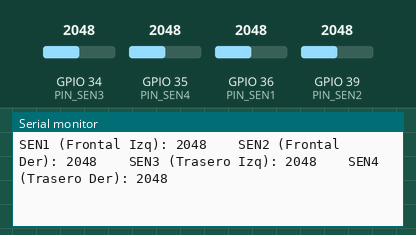
Recording of a sketch running on a simulated ESP32. Shown: the last lines printed to the serial monitor. The test bench sets the inputs (shaded band); at power-on: GPIO 39 (PIN_SEN2) = 2048, GPIO 34 (PIN_SEN3) = 2048, GPIO 35 (PIN_SEN4) = 2048, GPIO 36 (PIN_SEN1) = 2048.

Above: at 6.2 s.
6.3 s: GPIO 39 (PIN_SEN2) set to 1052
At 6.59 s:
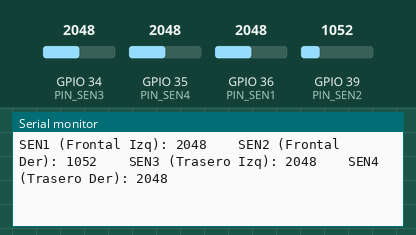
9.3 s: GPIO 39 (PIN_SEN2) set to 945
At 9.46 s:
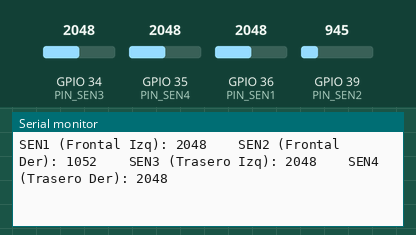
Timing chart, 0 to 12.3 s (numbered marks = the images above; inputs shaded):
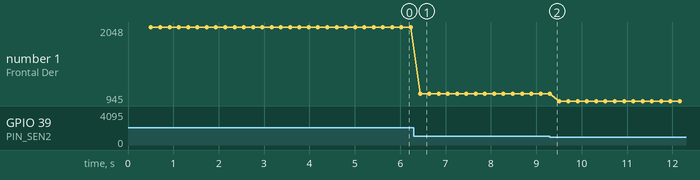

Measured:
- after the input at 6.3 s, the serial monitor: prints a new line after 0.14 s (image 1)
- plotted number 1: 2048 → 1052 after the input at 6.3 s, 1052 → 945 after the input at 9.3 s

The sketch:

diagnostico_infrarrojos.ino
```cpp
/*
  DIAGNOSTICO DE SENSORES IR - Sumobot
  Universidad Cenfotec

  Este sketch NO controla motores ni hace calibracion. Solo imprime
  en el Monitor Serie los valores crudos (analogRead) de los 4
  sensores IR, varias veces por segundo, para ver exactamente que
  numero da cada sensor sobre negro y sobre blanco.

  COMO USARLO:
    1. Sube este sketch (reemplaza temporalmente el del combate).
    2. Abre el Monitor Serie (Herramientas -> Monitor Serie), a 115200 baudios.
    3. Pon el robot sobre la zona NEGRA del dojo y anota los 4 numeros.
    4. Pon el robot sobre la LINEA/BORDE BLANCO y anota los 4 numeros.
    5. Repite un par de veces por sensor para ver si son consistentes.
    6. Pasame esos numeros (los de negro y los de blanco, por cada sensor).
*/

#define PIN_SEN1 36  // Frontal Izquierdo
#define PIN_SEN2 39  // Frontal Derecho
#define PIN_SEN3 34  // Trasero Izquierdo
#define PIN_SEN4 35  // Trasero Derecho

const int pinesIr[4] = {PIN_SEN1, PIN_SEN2, PIN_SEN3, PIN_SEN4};
const char* nombres[4] = {"SEN1 (Frontal Izq)", "SEN2 (Frontal Der)", "SEN3 (Trasero Izq)", "SEN4 (Trasero Der)"};

void setup() {
  Serial.begin(115200);
  delay(500);
  Serial.println();
  Serial.println("=== DIAGNOSTICO DE SENSORES IR ===");
  Serial.println("Mueve el robot entre la zona negra y el borde blanco.");
  Serial.println();
}

void loop() {
  for (int i = 0; i < 4; i++) {
    int valor = analogRead(pinesIr[i]);
    Serial.print(nombres[i]);
    Serial.print(": ");
    Serial.print(valor);
    Serial.print("    ");
  }
  Serial.println();

  delay(200);  // ~5 lecturas por segundo, facil de leer
}
```
